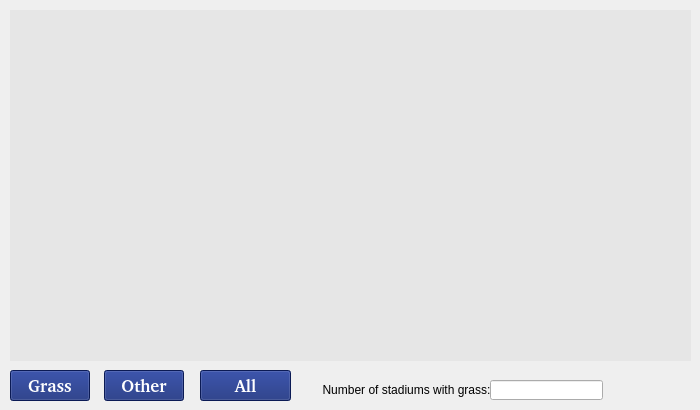
      <widget class="QWidget" name="tab_AllGrass">
       <attribute name="title">
        <string>Surfaces</string>
       </attribute>
       <widget class="QTableView" name="tableView_allGrass">
        <property name="geometry">
         <rect>
          <x>10</x>
          <y>10</y>
          <width>681</width>
          <height>351</height>
         </rect>
        </property>
        <property name="styleSheet">
         <string notr="true">QTableView#tableView_allGrass{
background-color: rgb(230, 230, 230);
border: transparent;
gridline-color: white;
color: rgb(16, 37, 118);
}
QHeaderView::section {
background-color:  rgb(230, 230, 230); 
color: rgb(16, 37, 118);
font-family: Calibri;
font-size: 13pt;
height: 30px;
}
QTableCornerButton{
background-color: transparent;
color: transparent;
}</string>
        </property>
        <property name="alternatingRowColors">
         <bool>true</bool>
        </property>
        <property name="sortingEnabled">
         <bool>true</bool>
        </property>
       </widget>
       <widget class="QPushButton" name="button_grass">
        <property name="geometry">
         <rect>
          <x>10</x>
          <y>370</y>
          <width>80</width>
          <height>31</height>
         </rect>
        </property>
        <property name="font">
         <font>
          <family>FISH&amp;CHIPS</family>
          <pointsize>13</pointsize>
          <weight>75</weight>
          <bold>true</bold>
         </font>
        </property>
        <property name="styleSheet">
         <string notr="true">QPushButton#button_grass{
    background-color: rgb(16, 37, 118);
	color: white;
    border-width: 2px;
}
QPushButton#button_grass:hover{
	 background-color: qradialgradient(spread:reflect, cx:0.5, cy:0.5, radius:0.5, fx:0.5, fy:0.5, stop:0 rgba(255, 255, 255, 255), stop:1 rgba(195, 224, 238, 255));
	 border-width: 2px;
	 color: black;
}
QPushButton#button_grass:pressed {
    background-color: qradialgradient(spread:reflect, cx:0.5, cy:0.5, radius:0.5, fx:0.5, fy:0.5, stop:0 rgba(197, 237, 255, 255), stop:1 rgba(107, 206, 255, 255));
	border-width: 2px;
	color: white;
}</string>
        </property>
        <property name="text">
         <string>Grass</string>
        </property>
       </widget>
       <widget class="QPushButton" name="button_other">
        <property name="geometry">
         <rect>
          <x>104</x>
          <y>370</y>
          <width>80</width>
          <height>31</height>
         </rect>
        </property>
        <property name="font">
         <font>
          <family>FISH&amp;CHIPS</family>
          <pointsize>13</pointsize>
          <weight>75</weight>
          <bold>true</bold>
         </font>
        </property>
        <property name="styleSheet">
         <string notr="true">QPushButton#button_other{
    background-color: rgb(16, 37, 118);
	color: white;
    border-width: 2px;
}
QPushButton#button_other:hover{
	 background-color: qradialgradient(spread:reflect, cx:0.5, cy:0.5, radius:0.5, fx:0.5, fy:0.5, stop:0 rgba(255, 255, 255, 255), stop:1 rgba(195, 224, 238, 255));
	 border-width: 2px;
	 color: black;
}
QPushButton#button_other:pressed {
    background-color: qradialgradient(spread:reflect, cx:0.5, cy:0.5, radius:0.5, fx:0.5, fy:0.5, stop:0 rgba(197, 237, 255, 255), stop:1 rgba(107, 206, 255, 255));
	border-width: 2px;
	color: white;
}</string>
        </property>
        <property name="text">
         <string>Other</string>
        </property>
       </widget>
       <widget class="QPushButton" name="button_allSurfaces">
        <property name="geometry">
         <rect>
          <x>200</x>
          <y>370</y>
          <width>91</width>
          <height>31</height>
         </rect>
        </property>
        <property name="font">
         <font>
          <family>FISH&amp;CHIPS</family>
          <pointsize>13</pointsize>
          <weight>75</weight>
          <bold>true</bold>
         </font>
        </property>
        <property name="styleSheet">
         <string notr="true">QPushButton#button_allSurfaces{
    background-color: rgb(16, 37, 118);
	color: white;
    border-width: 2px;
}
QPushButton#button_allSurfaces:hover{
	 background-color: qradialgradient(spread:reflect, cx:0.5, cy:0.5, radius:0.5, fx:0.5, fy:0.5, stop:0 rgba(255, 255, 255, 255), stop:1 rgba(195, 224, 238, 255));
	 border-width: 2px;
	 color: black;
}
QPushButton#button_allSurfaces:pressed {
    background-color: qradialgradient(spread:reflect, cx:0.5, cy:0.5, radius:0.5, fx:0.5, fy:0.5, stop:0 rgba(197, 237, 255, 255), stop:1 rgba(107, 206, 255, 255));
	border-width: 2px;
	color: white;
}</string>
        </property>
        <property name="text">
         <string>All</string>
        </property>
       </widget>
       <widget class="QLabel" name="label_totalGrass">
        <property name="geometry">
         <rect>
          <x>316</x>
          <y>380</y>
          <width>181</width>
          <height>20</height>
         </rect>
        </property>
        <property name="text">
         <string>&lt;html&gt;&lt;head/&gt;&lt;body&gt;&lt;p align=&quot;center&quot;&gt;Number of stadiums with grass:&lt;/p&gt;&lt;/body&gt;&lt;/html&gt;</string>
        </property>
       </widget>
       <widget class="QLineEdit" name="lineEdit_totalGrass">
        <property name="geometry">
         <rect>
          <x>490</x>
          <y>380</y>
          <width>113</width>
          <height>20</height>
         </rect>
        </property>
       </widget>
      </widget>
